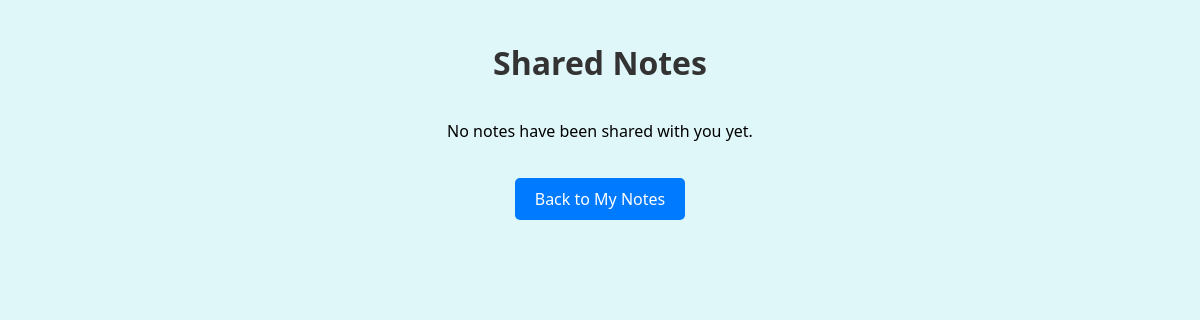
/shared_notes (signed in), run on an earlier commit of the app's database.
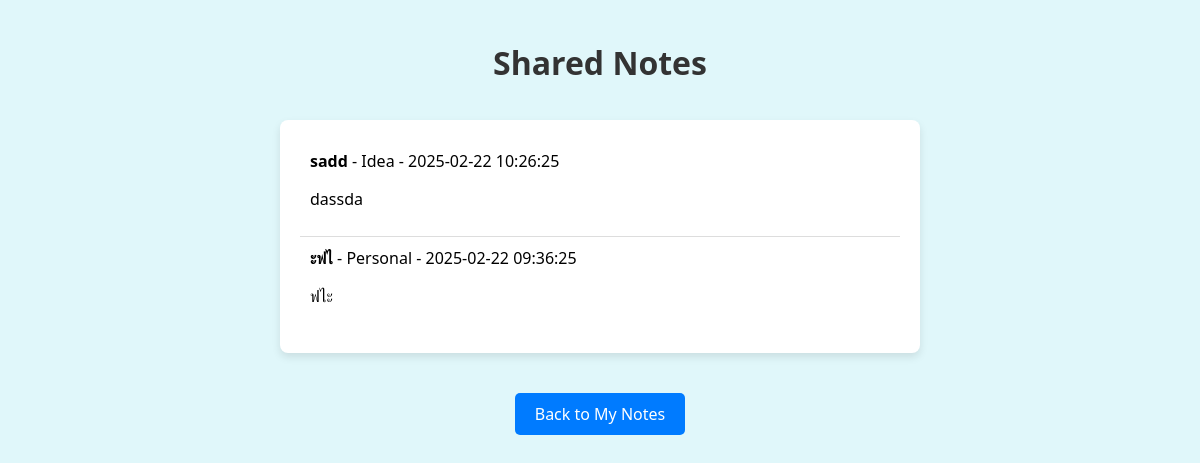
And on a later commit of the database.
### app.py (models this page shows)
class Note(db.Model):
    id = db.Column(db.Integer, primary_key=True)
    title = db.Column(db.String(100), nullable=False)
    content = db.Column(db.Text, nullable=False)
    category = db.Column(db.String(50))
    timestamp = db.Column(db.DateTime, default=db.func.current_timestamp())
    user_id = db.Column(db.Integer, db.ForeignKey('user.id'), nullable=False)
    user = db.relationship('User', backref=db.backref('notes', lazy=True))

### app.py (the view)
@app.route('/shared_notes')
@login_required
def shared_notes():
    shared_notes = SharedNote.query.filter_by(shared_user_id=current_user.id).all()
    notes = [shared_note.note for shared_note in shared_notes]
    return render_template('shared_notes.html', notes=notes)

### app.py (called while the page is built)
@login_manager.user_loader
def load_user(user_id):
    return User.query.get(int(user_id))

### templates/shared_notes.html (shortened to what this page needs)
<!DOCTYPE html>
<html lang="en">
<head>
</head>
<body>
    <h1>Shared Notes</h1>
    {% if notes %}
        <ul>
            {% for note in notes %}
                <li>
                    <strong>{{ note.title }}</strong> - {{ note.category }} - {{ note.timestamp }}
                    <p>{{ note.content }}</p>
                </li>
            {% endfor %}
        </ul>
    {% else %}
        <p>No notes have been shared with you yet.</p>
    {% endif %}
    <a href="{{ url_for('my_notes') }}" class="back-link">Back to My Notes</a>
</body>
</html>

What changed in the data, as far as the page shows it:
added Note: title "sadd", category "Idea", timestamp "2025-02-22 10:26:25", content "dassda"
added Note: title "ะฟไ", category "Personal", timestamp "2025-02-22 09:36:25", content "ฟไะ"
Also different on the page:
text no longer shown: "No notes have been shared with you yet."
